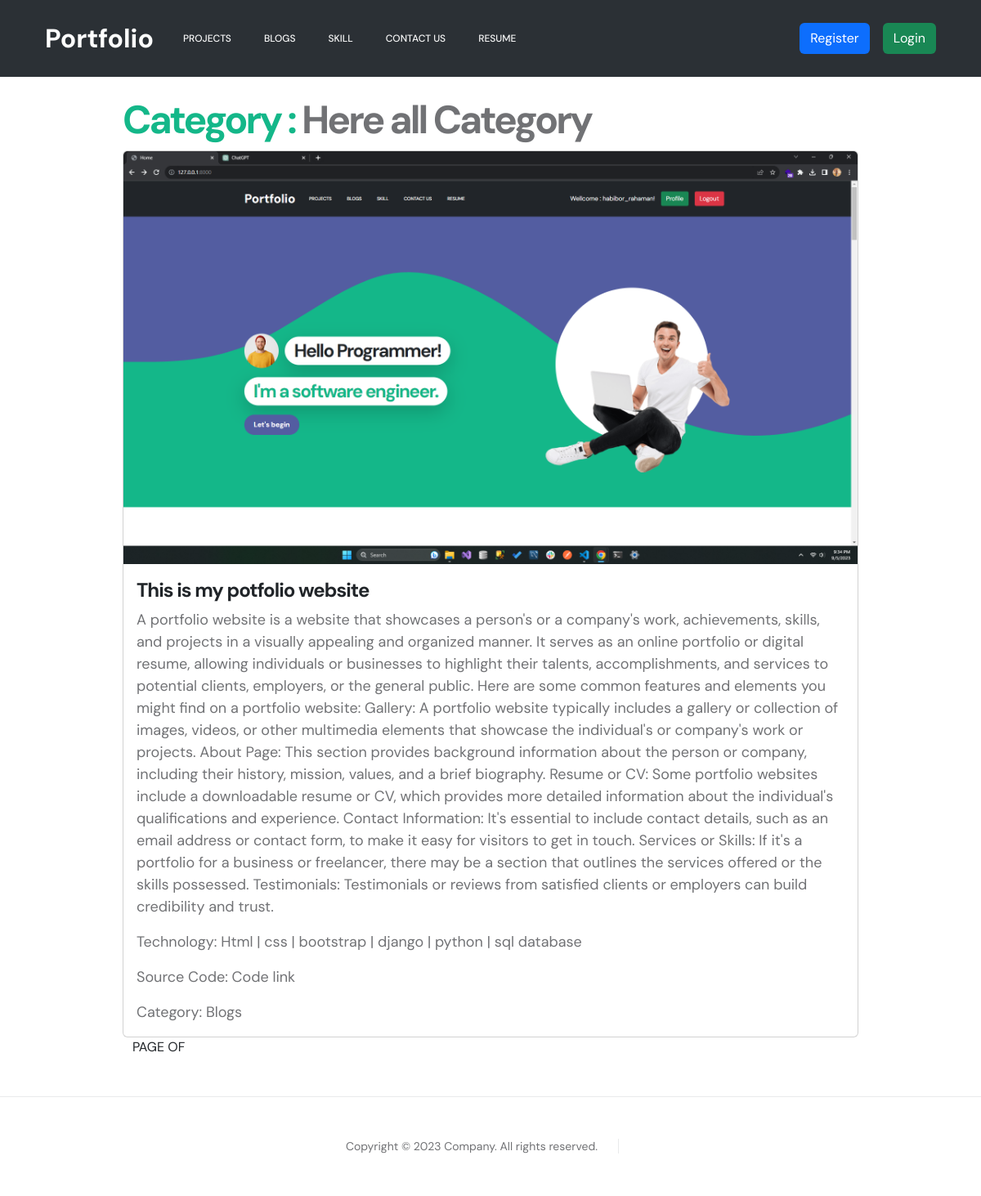
The app's page /project/8/this-is-my-potfolio-website-projectcategory-blogs/ with its own data.
### project_showcase/models.py (models this page shows, shortened)
class Project(models.Model):
    title = models.CharField(max_length=200)
    description = models.TextField()
    screenshots = models.ImageField(upload_to='project_screenshots/')
    technologies_used = models.CharField(max_length=200)
    project_url = models.URLField()
    category = models.ForeignKey(ProjectCategory, on_delete=models.CASCADE)
    slug = models.SlugField(max_length=250, unique=True, null=True, blank=True, allow_unicode=True)

class ProjectCategory(models.Model):
    name = models.CharField(max_length=100)
    def __str__(self):
        return self.name

### project_showcase/views.py (the view)
# urls.py: path('project/<int:id>/<slug:slug>/', views.detailsProject, name = 'detals_project'),
def detailsProject(request, id, slug):
    data = get_object_or_404(Project, pk = id, slug = slug)
    return render(request, 'show_details_project.html', context={'details': data})

### project_showcase/templates/show_details_project.html (shortened to what this page needs)
{% extends "base.html" %}
{% load static %}
{% block link %}
	<link href="{% static 'css/templatemo-first-portfolio-style.css' %}" rel="stylesheet">
{% endblock link %}
{% block content %}
	<div class="w-75 m-auto mt-4 mb-5">
	<h2 class="mt-4 text-decoration-none">Category : <a href="{% url 'show_category' %}">Here all Category</a></h2>
	<div class="col">
		<div class="card h-100">
		<img src="{{details.screenshots.url}}" class="card-img-top" alt="...">
		<div class="card-body">
			<h5 class="card-title">{{details.title}}</h5>
			<p class="card-text">{{details.description}}</p>
			<p class="card-text">Technology: {{details.technologies_used}}</p>
			<p class="card-text">Source Code: <a href="{{details.project_url}}" target="_blank"> Code link</a></p>
			<p class="card-text">Category: {{details.category}}</p>
		</div>
		</div>
	</div>
	<div class="container">
		<div class="pagination">
			<span class="step-links">
				<span class="current">
				PAGE {{ project.number }} OF {{ project.paginator.num_pages }}
				</span>
			</span>
		</div>
	</div>
</div>
{% endblock content %}

### static/css/templatemo-first-portfolio-style.css (style rules this page uses)
:root { --white-color: #ffffff; --primary-color: #535da1; --secondary-color: #14B789; --section-bg-color: #f9f9f9; --dark-color: #000000; --p-color: #717275; --border-color: #e9eaeb; --featured-border-color: #727aab; --body-font-family: 'DM Sans', sans-serif; --h1-font-size: 62px; --h2-font-size: 48px; --h3-font-size: 36px; --h4-font-size: 32px; --h5-font-size: 24px; --h6-font-size: 22px; --p-font-size: 18px; --menu-font-size: 12px; --copyright-font-size: 14px; --border-radius-large: 100px; --border-radius-medium: 20px; --border-radius-small: 10px; --font-weight-normal: 400; --font-weight-medium: 500; --font-weight-bold: 700; }
body { background: var(--white-color); font-family: var(--body-font-family); }
h2, h3, h4, h5, h6 { color: var(--dark-color); }
h1, h2, h3, h4, h5, h6 { font-weight: var(--font-weight-bold); letter-spacing: -1px; }
h2 { font-size: var(--h2-font-size); color: var(--secondary-color); letter-spacing: -3px; }
h5 { font-size: var(--h5-font-size); line-height: normal; }
p { color: var(--p-color); font-size: var(--p-font-size); font-weight: var(--font-weight-normal); }
a, button { touch-action: manipulation; transition: all 0.3s; }
a { color: var(--p-color); text-decoration: none; }

### records on screen
Project: screenshots (picture), title "This is my potfolio website", description "A portfolio website is a website that showcases a person's or a company's work, achievements, skills, and projects in a visually appealing and organized manner. It serves as an online portfolio or digital resume, allowing individuals or businesses to highlight their talents, accomplishments, and services to potential clients, employers, or the general public. Here are some common features and elements you might find on a portfolio website: Gallery: A portfolio website typically includes a gallery or collection of images, videos, or other multimedia elements that showcase the individual's or company's work or projects. About Page: This section provides background information about the person…", technologies_used "Html | css | bootstrap | django | python | sql database", category "Blogs"
